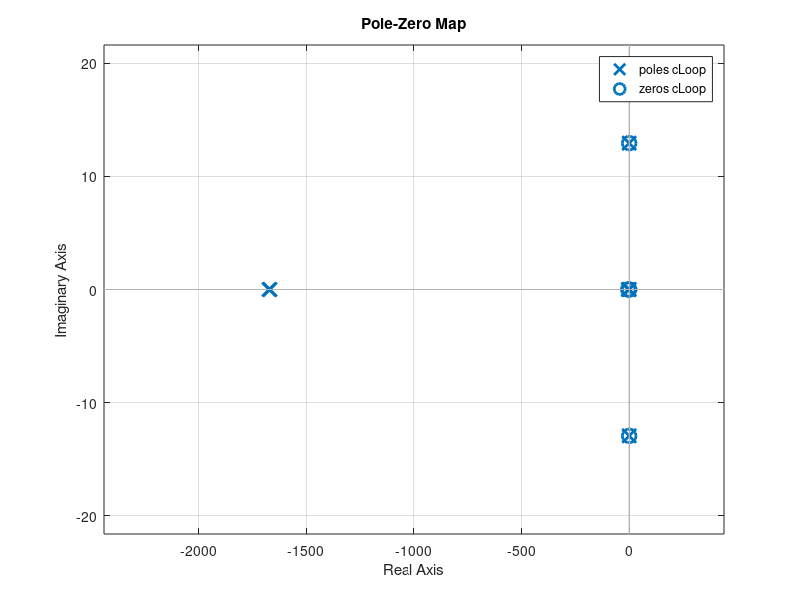

This chart was generated by the following MATLAB code:
% code to help in gain selection
L = 0.225;
Ixx = 3.96*10^-3;
tau = 0.5;
Mass = 0.8;
Tmax = 0.75*9.81;

Csys = 2*L*Tmax/Ixx;
%put some gains
kp = 1;
kd = 1;

disp('max Ki allowed');
ki_max = kp*(1+Csys*kd)/tau;
disp(ki_max);

%Lets Pick a Ki
ki = ki_max/10;

%Plot the poles of the resultant system
%% THIS TF IS SLIGHTLY INCORRECT.!!!
num = Csys *[kd kp ki];
den = [tau, (1+Csys*kd), Csys*kp, Csys*ki];
cLoop = tf(num,den);
pole(cLoop)
pzmap(cLoop)


%% one of the poles is very far away. We can put peace on it
%put some gains
kp = 5;
kd = 1;
ki = 1;

disp('max Ki allowed');
ki_max = kp*(1+Csys*kd)/tau;
disp(ki_max);
disp('minimum pole x distance from origin for settling time =0.5s');
disp(-3.912/0.5);

%Plot the poles of the resultant system
num = Csys *[kd kp ki];
den = [tau, (1+Csys*kd), Csys*kp, Csys*ki];
cLoop = tf(num,den);
pole(cLoop)
pzmap(cLoop)

%handling the code this way is Pain max. We need to go smart

%% DEPRECATED
